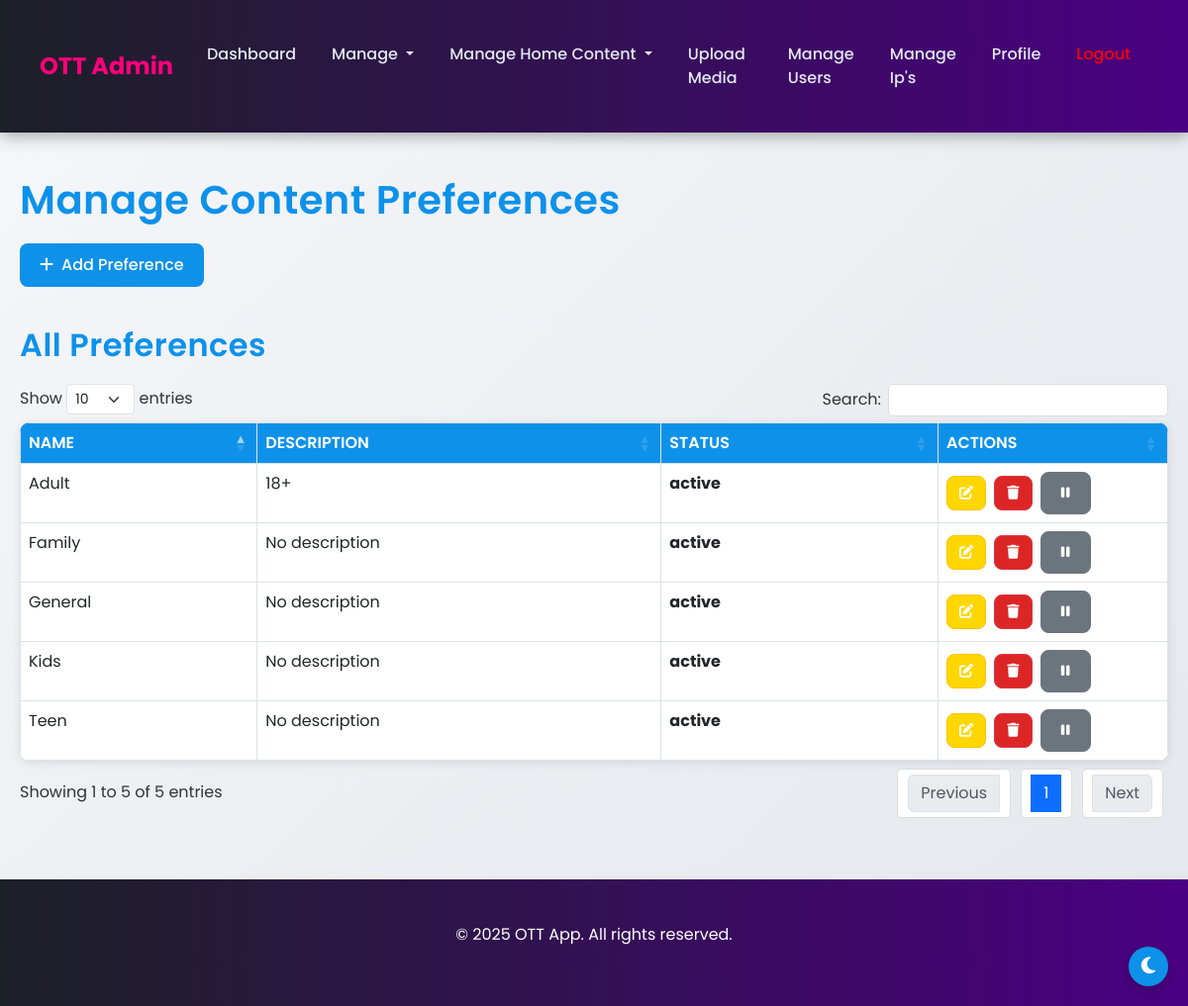
Page /admin/manage_content_preferences.php (signed in) on the committed database.
### tables this page shows
CREATE TABLE `content_preferences` (
  `preference_id` int(11) NOT NULL,
  `preference_name` varchar(50) NOT NULL,
  `description` varchar(255) DEFAULT NULL,
  `status` tinyint(1) NOT NULL DEFAULT 1,
  `created_at` timestamp NOT NULL DEFAULT current_timestamp()
);

### admin/manage_content_preferences.php (the view, shortened to what this page needs)
<?php
include '../api/config.php';
?>
<!DOCTYPE html>
<html lang="en">
<head>
    <?php include 'includes/header.php'; ?>
</head>
<body>
<?php include 'includes/navbar.php'; ?>
<div class="container-fluid">
    <h1 class="mt-4">Manage Content Preferences</h1>
    <a href="manage_content_preferences.php?form=add" class="btn btn-primary mb-3">
        <i class="fas fa-plus me-2"></i>Add Preference
    </a>
    <h2 class="mt-4">All Preferences</h2>
    <table class="table table-bordered" id="prefernceTable">
        <thead>
            <tr>
                <th>Name</th>
                <th>Description</th>
                <th>Status</th>
                <th width="20%">Actions</th>
            </tr>
        </thead>
        <tbody>
            <?php
            $res = $conn->query("SELECT * FROM content_preferences ORDER BY preference_id DESC");
            while ($row = $res->fetch_assoc()) {
                $status_class = $row['status'] == 1 ? 'status-active' : 'status-inactive';
                $status_display = $row['status'] == 1 ? 'active' : 'inactive';
                echo "<tr>
                    <td>" . htmlspecialchars($row['preference_name']) . "</td>
                    <td>" . htmlspecialchars($row['description'] ?: 'No description') . "</td>
                    <td class='$status_class'>" . htmlspecialchars($status_display) . "</td>
                    <td>
                        <a href='manage_content_preferences.php?form=edit&id={$row['preference_id']}' class='btn btn-sm btn-warning me-1' title='Edit'><i class='fas fa-edit'></i></a>
                        <form method='post' action='../api/preference.php' style='display:inline-block;'>
                            <input type='hidden' name='action' value='delete_preference'>
                            <input type='hidden' name='preference_id' value='{$row['preference_id']}'>
                            <button type='submit' class='btn btn-sm btn-danger me-1' title='Delete'><i class='fas fa-trash'></i></button>
                        </form>
                        <form method='post' action='../api/preference.php' style='display:inline-block;'>
                            <input type='hidden' name='action' value='toggle_status'>
                            <input type='hidden' name='preference_id' value='{$row['preference_id']}'>
                            <input type='hidden' name='current_status' value='{$row['status']}'>
                            <button type='submit' class='btn btn-sm btn-" . ($row['status'] == 1 ? 'secondary' : 'success') . "' title='" . ($row['status'] == 1 ? 'Deactivate' : 'Activate') . "'>
                                <i class='fas fa-" . ($row['status'] == 1 ? 'pause' : 'play') . "'></i>
                            </button>
                        </form>
                    </td>
                </tr>";
            }
            ?>
        </tbody>
    </table>
</div>
<?php include 'includes/footer.php'; ?>
</body>
</html>

### assets/css/style.css (style rules this page uses)
* { margin: 0; padding: 0; box-sizing: border-box; font-family: 'Poppins', sans-serif; }
body { background: linear-gradient(135deg, #f5f7fa 0%, #e4e7eb 100%); min-height: 100vh; color: #333; transition: background 0.3s ease, color 0.3s ease; }
.container, .container-fluid { padding: 20px; max-width: 1400px; margin: 0 auto; }
h1, h2 { font-weight: 600; color: #0e91e9; margin-bottom: 20px; letter-spacing: 0.5px; }
.btn { border-radius: 8px; padding: 10px 20px; font-weight: 500; transition: all 0.3s ease; }
.btn-primary { background: #0e91e9; border: none; color: #fff; }
.btn-warning, .btn-danger { padding: 6px 12px; color: #fff; }
.btn-warning { background: #ffd700; }
.btn-danger { background: #dc2626; }
table.dataTable { border-radius: 10px; overflow: hidden; background: #fff; box-shadow: 0 2px 10px rgba(0, 0, 0, 0.1); color: #333; }
table.dataTable thead th { background: #0e91e9; color: #fff; font-weight: 600; text-transform: uppercase; }
table.dataTable tbody tr { transition: background 0.3s ease; }

### admin/manage_content_preferences.php (style rules this page uses)
.status-active { color: green; font-weight: bold; }

### rows in the picture
content_preferences: preference_name "General", description "No description", status "active"
content_preferences: preference_name "Teen", description "No description", status "active"
content_preferences: preference_name "Family", description "No description", status "active"
content_preferences: preference_name "Kids", description "No description", status "active"
content_preferences: preference_name "Adult", description "18+", status "active"
